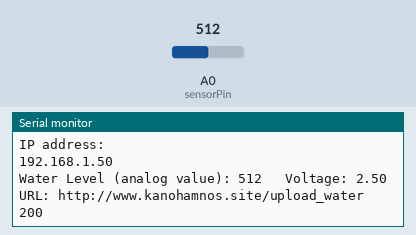
A sketch run on a simulated ESP8266 (NodeMCU). Shown: the last lines printed to the serial monitor. The inputs (shaded band) are chosen by the test bench; at power-on: A0 (sensorPin) = 512. WiFi joins after 1.5 s; servers stay silent unless stated; uploads are accepted with an empty reply.

Above: at 2.7 s.
2.8 s: A0 (sensorPin) set to 716
At 6.87 s:
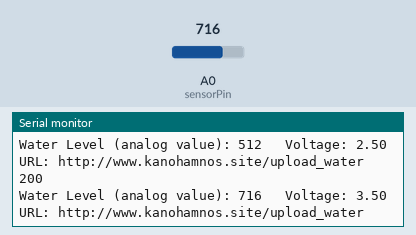
8.6 s: A0 (sensorPin) set to 900
At 12.5 s:
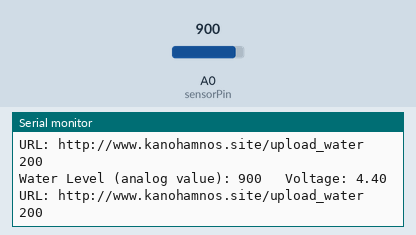
Timing chart, 0 to 14.0 s (numbered marks = the images above; inputs shaded):
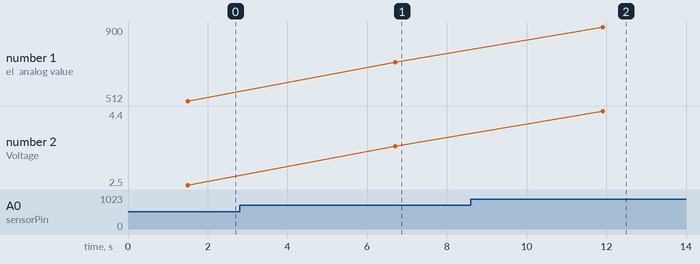

Measured:
- after the input at 2.8 s, the serial monitor: prints a new line after 3.9 s (image 1)
- after the input at 8.6 s, the serial monitor: prints a new line after 3.3 s (image 2)
- plotted number 1: 512 → 716 after the input at 2.8 s, 716 → 900 after the input at 8.6 s
- plotted number 2: 2.5 → 3.5 after the input at 2.8 s, 3.5 → 4.4 after the input at 8.6 s

The sketch:

SL067.ino
```cpp
#include <ESP8266WiFi.h>
#include <ESP8266HTTPClient.h>

const char* ssid = "YOUR_WIFI_SSID";  // 替换为您的WiFi SSID
const char* password = "YOUR_WIFI_PASSWORD";  // 替换为您的WiFi密码
const char* serverName = "http://www.kanohamnos.site/upload_water";  // 数据库水位url

const int sensorPin = A0;  // 水位传感器连接到 A0 引脚

void setup() {
  Serial.begin(115200);
  Serial.println();
  Serial.println();
  Serial.print("Connecting to ");
  Serial.println(ssid);

  WiFi.begin(ssid, password);

  int attempts = 0;
  while (WiFi.status() != WL_CONNECTED && attempts < 20) {  // 尝试20次 WIFI
    delay(500);
    Serial.print(".");
    attempts++;
  }

  if (WiFi.status() == WL_CONNECTED) {
    Serial.println("");
    Serial.println("WiFi connected");
    Serial.println("IP address: ");
    Serial.println(WiFi.localIP());
  } else {
    Serial.println("");
    Serial.println("Failed to connect to WiFi");
  }
}

void loop() {
  if (WiFi.status() == WL_CONNECTED) {
    // 读取水位传感器数据
    int sensorValue = analogRead(sensorPin);
    float voltage = sensorValue * (5.0 / 1023.0);  // 将模拟值转换为电压值

    Serial.print("Water Level (analog value): ");
    Serial.print(sensorValue);
    Serial.print("   Voltage: ");
    Serial.println(voltage);

    // 将数据转换为JSON字符串
    String jsonData = "{\"water_level\":" + String(sensorValue) + "}";

    WiFiClient client;
    HTTPClient http;
    Serial.println("URL: " + String(serverName));

    http.begin(client, serverName);
    http.addHeader("Content-Type", "application/json");

    int httpResponseCode = http.POST(jsonData);

    if (httpResponseCode > 0) {
      String response = http.getString();
      Serial.println(httpResponseCode);
      Serial.println(response);
    } else {
      Serial.print("Error on sending POST: ");
      Serial.println(httpResponseCode);
      Serial.println(http.errorToString(httpResponseCode).c_str());
    }

    http.end();
  } else {
    Serial.println("Error in WiFi connection");
  }

  delay(5000);  // 每5秒发送一次数据
}
```
